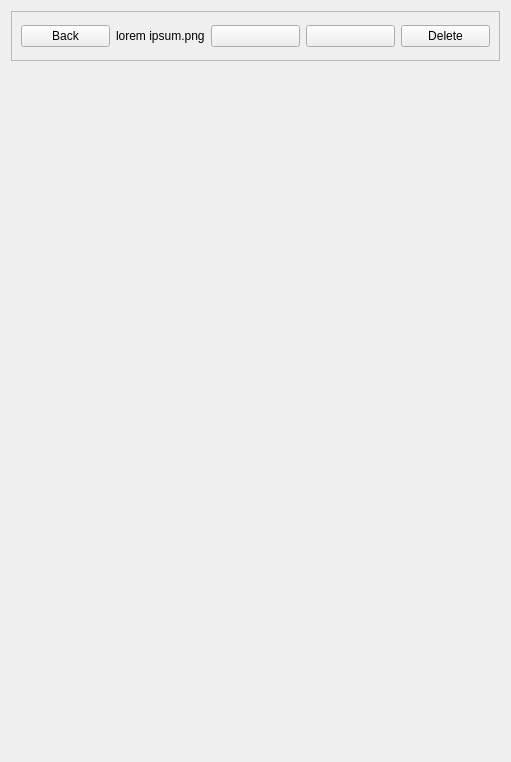
<?xml version="1.0" encoding="UTF-8"?>
<ui version="4.0">
 <class>PictureWidget</class>
 <widget class="QWidget" name="PictureWidget">
  <property name="geometry">
   <rect>
    <x>0</x>
    <y>0</y>
    <width>507</width>
    <height>762</height>
   </rect>
  </property>
  <property name="sizePolicy">
   <sizepolicy hsizetype="Expanding" vsizetype="Expanding">
    <horstretch>0</horstretch>
    <verstretch>0</verstretch>
   </sizepolicy>
  </property>
  <property name="windowTitle">
   <string>Form</string>
  </property>
  <layout class="QVBoxLayout" name="verticalLayout">
   <item>
    <widget class="QFrame" name="frame">
     <property name="sizePolicy">
      <sizepolicy hsizetype="Preferred" vsizetype="Fixed">
       <horstretch>0</horstretch>
       <verstretch>1</verstretch>
      </sizepolicy>
     </property>
     <property name="minimumSize">
      <size>
       <width>489</width>
       <height>50</height>
      </size>
     </property>
     <property name="maximumSize">
      <size>
       <width>16777215</width>
       <height>50</height>
      </size>
     </property>
     <property name="frameShape">
      <enum>QFrame::Shape::StyledPanel</enum>
     </property>
     <property name="frameShadow">
      <enum>QFrame::Shadow::Raised</enum>
     </property>
     <layout class="QGridLayout" name="gridLayout">
      <item row="0" column="1">
       <widget class="QPushButton" name="backButton">
        <property name="text">
         <string>Back</string>
        </property>
        <property name="icon">
         <iconset resource="resource.qrc">
          <normaloff>:/icons/deshacer.png</normaloff>:/icons/deshacer.png</iconset>
        </property>
       </widget>
      </item>
      <item row="0" column="3">
       <widget class="QPushButton" name="previousButton">
        <property name="text">
         <string/>
        </property>
        <property name="icon">
         <iconset resource="resource.qrc">
          <normaloff>:/icons/atras.png</normaloff>:/icons/atras.png</iconset>
        </property>
       </widget>
      </item>
      <item row="0" column="5">
       <widget class="QPushButton" name="deleteButton">
        <property name="text">
         <string>Delete</string>
        </property>
        <property name="icon">
         <iconset resource="resource.qrc">
          <normaloff>:/icons/basura.png</normaloff>:/icons/basura.png</iconset>
        </property>
       </widget>
      </item>
      <item row="0" column="4">
       <widget class="QPushButton" name="nextButton">
        <property name="text">
         <string/>
        </property>
        <property name="icon">
         <iconset resource="resource.qrc">
          <normaloff>:/icons/adelante.png</normaloff>:/icons/adelante.png</iconset>
        </property>
       </widget>
      </item>
      <item row="0" column="2">
       <widget class="QLabel" name="namelabel">
        <property name="text">
         <string>lorem ipsum.png</string>
        </property>
       </widget>
      </item>
     </layout>
    </widget>
   </item>
   <item>
    <widget class="QLabel" name="picturelabel">
     <property name="sizePolicy">
      <sizepolicy hsizetype="Expanding" vsizetype="Expanding">
       <horstretch>0</horstretch>
       <verstretch>0</verstretch>
      </sizepolicy>
     </property>
     <property name="text">
      <string/>
     </property>
     <property name="scaledContents">
      <bool>false</bool>
     </property>
     <property name="alignment">
      <set>Qt::AlignmentFlag::AlignCenter</set>
     </property>
    </widget>
   </item>
  </layout>
 </widget>
 <resources>
  <include location="resource.qrc"/>
 </resources>
 <connections/>
</ui>
